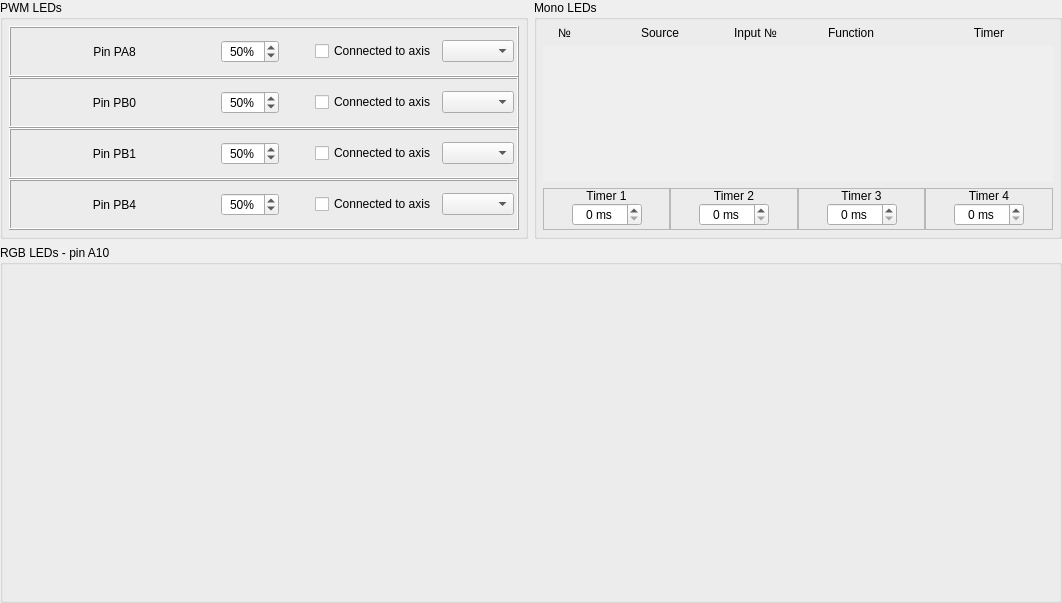
<?xml version="1.0" encoding="UTF-8"?>
<ui version="4.0">
 <class>LedConfig</class>
 <widget class="QWidget" name="LedConfig">
  <property name="geometry">
   <rect>
    <x>0</x>
    <y>0</y>
    <width>1062</width>
    <height>603</height>
   </rect>
  </property>
  <property name="windowTitle">
   <string>Form</string>
  </property>
  <layout class="QGridLayout" name="gridLayout_2" rowstretch="2,3" columnstretch="1,1">
   <property name="leftMargin">
    <number>0</number>
   </property>
   <property name="topMargin">
    <number>0</number>
   </property>
   <property name="rightMargin">
    <number>0</number>
   </property>
   <property name="bottomMargin">
    <number>0</number>
   </property>
   <item row="0" column="0">
    <widget class="QGroupBox" name="groupBox">
     <property name="title">
      <string>PWM LEDs</string>
     </property>
     <layout class="QGridLayout" name="gridLayout_3">
      <property name="leftMargin">
       <number>6</number>
      </property>
      <property name="topMargin">
       <number>6</number>
      </property>
      <property name="rightMargin">
       <number>6</number>
      </property>
      <property name="bottomMargin">
       <number>6</number>
      </property>
      <property name="spacing">
       <number>0</number>
      </property>
      <item row="0" column="0">
       <widget class="QFrame" name="frame_PwmPa8">
        <property name="styleSheet">
         <string notr="true"/>
        </property>
        <property name="frameShape">
         <enum>QFrame::Shape::Box</enum>
        </property>
        <property name="frameShadow">
         <enum>QFrame::Shadow::Raised</enum>
        </property>
        <layout class="QHBoxLayout" name="horizontalLayout_5" stretch="1,0,0,0,0">
         <property name="leftMargin">
          <number>3</number>
         </property>
         <property name="topMargin">
          <number>3</number>
         </property>
         <property name="rightMargin">
          <number>3</number>
         </property>
         <property name="bottomMargin">
          <number>3</number>
         </property>
         <item>
          <widget class="QLabel" name="text_PA8">
           <property name="text">
            <string>Pin PA8</string>
           </property>
           <property name="alignment">
            <set>Qt::AlignmentFlag::AlignCenter</set>
           </property>
          </widget>
         </item>
         <item>
          <widget class="AltSpinBox" name="spinBox_LedPA8">
           <property name="alignment">
            <set>Qt::AlignmentFlag::AlignCenter</set>
           </property>
           <property name="suffix">
            <string notr="true">%</string>
           </property>
           <property name="maximum">
            <number>100</number>
           </property>
           <property name="value">
            <number>50</number>
           </property>
          </widget>
         </item>
         <item>
          <spacer name="horizontalSpacer">
           <property name="orientation">
            <enum>Qt::Orientation::Horizontal</enum>
           </property>
           <property name="sizeHint" stdset="0">
            <size>
             <width>30</width>
             <height>20</height>
            </size>
           </property>
          </spacer>
         </item>
         <item>
          <widget class="QCheckBox" name="checkBox_connectedPA8">
           <property name="text">
            <string>Connected to axis</string>
           </property>
          </widget>
         </item>
         <item>
          <widget class="QComboBox" name="comboBox_axisConPA8"/>
         </item>
        </layout>
       </widget>
      </item>
      <item row="2" column="0">
       <widget class="QFrame" name="frame_PwmPb1">
        <property name="styleSheet">
         <string notr="true"/>
        </property>
        <property name="frameShape">
         <enum>QFrame::Shape::Box</enum>
        </property>
        <property name="frameShadow">
         <enum>QFrame::Shadow::Raised</enum>
        </property>
        <layout class="QHBoxLayout" name="horizontalLayout_3" stretch="1,0,0,0,0">
         <property name="leftMargin">
          <number>3</number>
         </property>
         <property name="topMargin">
          <number>3</number>
         </property>
         <property name="rightMargin">
          <number>3</number>
         </property>
         <property name="bottomMargin">
          <number>3</number>
         </property>
         <item>
          <widget class="QLabel" name="text_PB1">
           <property name="text">
            <string>Pin PB1</string>
           </property>
           <property name="alignment">
            <set>Qt::AlignmentFlag::AlignCenter</set>
           </property>
          </widget>
         </item>
         <item>
          <widget class="AltSpinBox" name="spinBox_LedPB1">
           <property name="alignment">
            <set>Qt::AlignmentFlag::AlignCenter</set>
           </property>
           <property name="suffix">
            <string notr="true">%</string>
           </property>
           <property name="maximum">
            <number>100</number>
           </property>
           <property name="value">
            <number>50</number>
           </property>
          </widget>
         </item>
         <item>
          <spacer name="horizontalSpacer_3">
           <property name="orientation">
            <enum>Qt::Orientation::Horizontal</enum>
           </property>
           <property name="sizeHint" stdset="0">
            <size>
             <width>30</width>
             <height>20</height>
            </size>
           </property>
          </spacer>
         </item>
         <item>
          <widget class="QCheckBox" name="checkBox_connectedPB1">
           <property name="text">
            <string>Connected to axis</string>
           </property>
          </widget>
         </item>
         <item>
          <widget class="QComboBox" name="comboBox_axisConPB1"/>
         </item>
        </layout>
       </widget>
      </item>
      <item row="1" column="0">
       <widget class="QFrame" name="frame_PwmPb0">
        <property name="styleSheet">
         <string notr="true"/>
        </property>
        <property name="frameShape">
         <enum>QFrame::Shape::Box</enum>
        </property>
        <property name="frameShadow">
         <enum>QFrame::Shadow::Raised</enum>
        </property>
        <layout class="QHBoxLayout" name="horizontalLayout_2" stretch="1,0,0,0,0">
         <property name="leftMargin">
          <number>3</number>
         </property>
         <property name="topMargin">
          <number>3</number>
         </property>
         <property name="rightMargin">
          <number>3</number>
         </property>
         <property name="bottomMargin">
          <number>3</number>
         </property>
         <item>
          <widget class="QLabel" name="text_PB0">
           <property name="text">
            <string>Pin PB0</string>
           </property>
           <property name="alignment">
            <set>Qt::AlignmentFlag::AlignCenter</set>
           </property>
          </widget>
         </item>
         <item>
          <widget class="AltSpinBox" name="spinBox_LedPB0">
           <property name="alignment">
            <set>Qt::AlignmentFlag::AlignCenter</set>
           </property>
           <property name="suffix">
            <string notr="true">%</string>
           </property>
           <property name="maximum">
            <number>100</number>
           </property>
           <property name="value">
            <number>50</number>
           </property>
          </widget>
         </item>
         <item>
          <spacer name="horizontalSpacer_2">
           <property name="orientation">
            <enum>Qt::Orientation::Horizontal</enum>
           </property>
           <property name="sizeHint" stdset="0">
            <size>
             <width>30</width>
             <height>20</height>
            </size>
           </property>
          </spacer>
         </item>
         <item>
          <widget class="QCheckBox" name="checkBox_connectedPB0">
           <property name="text">
            <string>Connected to axis</string>
           </property>
          </widget>
         </item>
         <item>
          <widget class="QComboBox" name="comboBox_axisConPB0"/>
         </item>
        </layout>
       </widget>
      </item>
      <item row="3" column="0">
       <widget class="QFrame" name="frame_PwmPb4">
        <property name="frameShape">
         <enum>QFrame::Shape::Box</enum>
        </property>
        <property name="frameShadow">
         <enum>QFrame::Shadow::Raised</enum>
        </property>
        <layout class="QHBoxLayout" name="horizontalLayout_4" stretch="1,0,0,0,0">
         <property name="leftMargin">
          <number>3</number>
         </property>
         <property name="topMargin">
          <number>3</number>
         </property>
         <property name="rightMargin">
          <number>3</number>
         </property>
         <property name="bottomMargin">
          <number>3</number>
         </property>
         <item>
          <widget class="QLabel" name="text_PB4">
           <property name="text">
            <string>Pin PB4</string>
           </property>
           <property name="alignment">
            <set>Qt::AlignmentFlag::AlignCenter</set>
           </property>
          </widget>
         </item>
         <item>
          <widget class="AltSpinBox" name="spinBox_LedPB4">
           <property name="alignment">
            <set>Qt::AlignmentFlag::AlignCenter</set>
           </property>
           <property name="suffix">
            <string notr="true">%</string>
           </property>
           <property name="maximum">
            <number>100</number>
           </property>
           <property name="value">
            <number>50</number>
           </property>
          </widget>
         </item>
         <item>
          <spacer name="horizontalSpacer_4">
           <property name="orientation">
            <enum>Qt::Orientation::Horizontal</enum>
           </property>
           <property name="sizeHint" stdset="0">
            <size>
             <width>30</width>
             <height>20</height>
            </size>
           </property>
          </spacer>
         </item>
         <item>
          <widget class="QCheckBox" name="checkBox_connectedPB4">
           <property name="text">
            <string>Connected to axis</string>
           </property>
          </widget>
         </item>
         <item>
          <widget class="QComboBox" name="comboBox_axisConPB4"/>
         </item>
        </layout>
       </widget>
      </item>
     </layout>
    </widget>
   </item>
   <item row="0" column="1">
    <widget class="QGroupBox" name="groupBox_2">
     <property name="title">
      <string>Mono LEDs</string>
     </property>
     <layout class="QGridLayout" name="gridLayout" columnstretch="0">
      <property name="leftMargin">
       <number>6</number>
      </property>
      <property name="topMargin">
       <number>6</number>
      </property>
      <property name="rightMargin">
       <number>6</number>
      </property>
      <property name="bottomMargin">
       <number>6</number>
      </property>
      <property name="horizontalSpacing">
       <number>6</number>
      </property>
      <item row="0" column="0">
       <layout class="QHBoxLayout" name="horizontalLayout" stretch="1,3,1,3,3">
        <property name="spacing">
         <number>10</number>
        </property>
        <property name="leftMargin">
         <number>0</number>
        </property>
        <property name="topMargin">
         <number>0</number>
        </property>
        <property name="rightMargin">
         <number>0</number>
        </property>
        <property name="bottomMargin">
         <number>0</number>
        </property>
        <item>
         <widget class="QLabel" name="text_number">
          <property name="sizePolicy">
           <sizepolicy hsizetype="Minimum" vsizetype="Preferred">
            <horstretch>0</horstretch>
            <verstretch>0</verstretch>
           </sizepolicy>
          </property>
          <property name="minimumSize">
           <size>
            <width>0</width>
            <height>0</height>
           </size>
          </property>
          <property name="text">
           <string>№</string>
          </property>
          <property name="alignment">
           <set>Qt::AlignmentFlag::AlignCenter</set>
          </property>
         </widget>
        </item>
        <item>
         <widget class="QLabel" name="text_source">
          <property name="text">
           <string>Source</string>
          </property>
          <property name="alignment">
           <set>Qt::AlignmentFlag::AlignCenter</set>
          </property>
         </widget>
        </item>
        <item>
         <widget class="QLabel" name="text_inputNumber">
          <property name="sizePolicy">
           <sizepolicy hsizetype="Preferred" vsizetype="Preferred">
            <horstretch>0</horstretch>
            <verstretch>0</verstretch>
           </sizepolicy>
          </property>
          <property name="minimumSize">
           <size>
            <width>0</width>
            <height>0</height>
           </size>
          </property>
          <property name="text">
           <string>Input №</string>
          </property>
          <property name="alignment">
           <set>Qt::AlignmentFlag::AlignCenter</set>
          </property>
         </widget>
        </item>
        <item>
         <widget class="QLabel" name="text_function">
          <property name="text">
           <string>Function</string>
          </property>
          <property name="alignment">
           <set>Qt::AlignmentFlag::AlignCenter</set>
          </property>
         </widget>
        </item>
        <item>
         <widget class="QLabel" name="label">
          <property name="text">
           <string>Timer</string>
          </property>
          <property name="alignment">
           <set>Qt::AlignmentFlag::AlignCenter</set>
          </property>
         </widget>
        </item>
       </layout>
      </item>
      <item row="1" column="0">
       <widget class="QScrollArea" name="scrollArea">
        <property name="frameShape">
         <enum>QFrame::Shape::NoFrame</enum>
        </property>
        <property name="widgetResizable">
         <bool>true</bool>
        </property>
        <property name="alignment">
         <set>Qt::AlignmentFlag::AlignLeading|Qt::AlignmentFlag::AlignLeft|Qt::AlignmentFlag::AlignTop</set>
        </property>
        <widget class="QWidget" name="scrollAreaWidgetContents">
         <property name="geometry">
          <rect>
           <x>0</x>
           <y>0</y>
           <width>513</width>
           <height>131</height>
          </rect>
         </property>
         <layout class="QVBoxLayout" name="layoutV_LED">
          <property name="spacing">
           <number>0</number>
          </property>
          <property name="leftMargin">
           <number>0</number>
          </property>
          <property name="topMargin">
           <number>0</number>
          </property>
          <property name="rightMargin">
           <number>0</number>
          </property>
          <property name="bottomMargin">
           <number>0</number>
          </property>
         </layout>
        </widget>
       </widget>
      </item>
      <item row="2" column="0">
       <layout class="QHBoxLayout" name="layoutH_Timers">
        <property name="spacing">
         <number>0</number>
        </property>
        <property name="leftMargin">
         <number>0</number>
        </property>
        <property name="topMargin">
         <number>0</number>
        </property>
        <property name="rightMargin">
         <number>0</number>
        </property>
        <property name="bottomMargin">
         <number>0</number>
        </property>
        <item>
         <widget class="QFrame" name="frame_5">
          <property name="frameShape">
           <enum>QFrame::Shape::StyledPanel</enum>
          </property>
          <property name="frameShadow">
           <enum>QFrame::Shadow::Sunken</enum>
          </property>
          <layout class="QGridLayout" name="gridLayout_5" columnstretch="1,1,1">
           <property name="leftMargin">
            <number>1</number>
           </property>
           <property name="topMargin">
            <number>0</number>
           </property>
           <property name="rightMargin">
            <number>1</number>
           </property>
           <property name="bottomMargin">
            <number>3</number>
           </property>
           <property name="horizontalSpacing">
            <number>3</number>
           </property>
           <property name="verticalSpacing">
            <number>0</number>
           </property>
           <item row="1" column="0">
            <spacer name="horizontalSpacer_5">
             <property name="orientation">
              <enum>Qt::Orientation::Horizontal</enum>
             </property>
             <property name="sizeHint" stdset="0">
              <size>
               <width>40</width>
               <height>20</height>
              </size>
             </property>
            </spacer>
           </item>
           <item row="1" column="1">
            <widget class="AltSpinBox" name="spinBox_Timer1">
             <property name="maximumSize">
              <size>
               <width>70</width>
               <height>16777215</height>
              </size>
             </property>
             <property name="alignment">
              <set>Qt::AlignmentFlag::AlignCenter</set>
             </property>
             <property name="suffix">
              <string> ms</string>
             </property>
             <property name="maximum">
              <number>65535</number>
             </property>
            </widget>
           </item>
           <item row="0" column="0" colspan="3">
            <widget class="QLabel" name="text_timer1">
             <property name="text">
              <string>Timer 1</string>
             </property>
             <property name="alignment">
              <set>Qt::AlignmentFlag::AlignCenter</set>
             </property>
            </widget>
           </item>
           <item row="1" column="2">
            <spacer name="horizontalSpacer_9">
             <property name="orientation">
              <enum>Qt::Orientation::Horizontal</enum>
             </property>
             <property name="sizeHint" stdset="0">
              <size>
               <width>40</width>
               <height>20</height>
              </size>
             </property>
            </spacer>
           </item>
          </layout>
         </widget>
        </item>
        <item>
         <widget class="QFrame" name="frame_6">
          <property name="frameShape">
           <enum>QFrame::Shape::StyledPanel</enum>
          </property>
          <property name="frameShadow">
           <enum>QFrame::Shadow::Sunken</enum>
          </property>
          <layout class="QGridLayout" name="gridLayout_6" columnstretch="1,1,1">
           <property name="leftMargin">
            <number>1</number>
           </property>
           <property name="topMargin">
            <number>0</number>
           </property>
           <property name="rightMargin">
            <number>1</number>
           </property>
           <property name="bottomMargin">
            <number>3</number>
           </property>
           <property name="horizontalSpacing">
            <number>3</number>
           </property>
           <property name="verticalSpacing">
            <number>0</number>
           </property>
           <item row="1" column="0">
            <spacer name="horizontalSpacer_6">
             <property name="orientation">
              <enum>Qt::Orientation::Horizontal</enum>
             </property>
             <property name="sizeHint" stdset="0">
              <size>
               <width>40</width>
               <height>20</height>
              </size>
             </property>
            </spacer>
           </item>
           <item row="1" column="1">
            <widget class="AltSpinBox" name="spinBox_Timer2">
             <property name="maximumSize">
              <size>
               <width>70</width>
               <height>16777215</height>
              </size>
             </property>
             <property name="alignment">
              <set>Qt::AlignmentFlag::AlignCenter</set>
             </property>
             <property name="suffix">
              <string> ms</string>
             </property>
             <property name="maximum">
              <number>65535</number>
             </property>
            </widget>
           </item>
           <item row="0" column="0" colspan="3">
            <widget class="QLabel" name="text_timer2">
             <property name="text">
              <string>Timer 2</string>
             </property>
             <property name="alignment">
              <set>Qt::AlignmentFlag::AlignCenter</set>
             </property>
            </widget>
           </item>
           <item row="1" column="2">
            <spacer name="horizontalSpacer_10">
             <property name="orientation">
              <enum>Qt::Orientation::Horizontal</enum>
             </property>
             <property name="sizeHint" stdset="0">
              <size>
               <width>40</width>
               <height>20</height>
              </size>
             </property>
            </spacer>
           </item>
          </layout>
         </widget>
        </item>
        <item>
         <widget class="QFrame" name="frame_7">
          <property name="frameShape">
           <enum>QFrame::Shape::StyledPanel</enum>
          </property>
          <property name="frameShadow">
           <enum>QFrame::Shadow::Sunken</enum>
          </property>
          <layout class="QGridLayout" name="gridLayout_7" columnstretch="1,1,1">
           <property name="leftMargin">
            <number>1</number>
           </property>
           <property name="topMargin">
            <number>0</number>
           </property>
           <property name="rightMargin">
            <number>1</number>
           </property>
           <property name="bottomMargin">
            <number>3</number>
           </property>
           <property name="horizontalSpacing">
            <number>3</number>
           </property>
           <property name="verticalSpacing">
            <number>0</number>
           </property>
           <item row="1" column="0">
            <spacer name="horizontalSpacer_7">
             <property name="orientation">
              <enum>Qt::Orientation::Horizontal</enum>
             </property>
             <property name="sizeHint" stdset="0">
              <size>
               <width>40</width>
               <height>20</height>
              </size>
             </property>
            </spacer>
           </item>
           <item row="1" column="1">
            <widget class="AltSpinBox" name="spinBox_Timer3">
             <property name="maximumSize">
              <size>
               <width>70</width>
               <height>16777215</height>
              </size>
             </property>
             <property name="alignment">
              <set>Qt::AlignmentFlag::AlignCenter</set>
             </property>
             <property name="suffix">
              <string> ms</string>
             </property>
             <property name="maximum">
              <number>65535</number>
             </property>
            </widget>
           </item>
           <item row="0" column="0" colspan="3">
            <widget class="QLabel" name="text_timer3">
             <property name="text">
              <string>Timer 3</string>
             </property>
             <property name="alignment">
              <set>Qt::AlignmentFlag::AlignCenter</set>
             </property>
            </widget>
           </item>
           <item row="1" column="2">
            <spacer name="horizontalSpacer_11">
             <property name="orientation">
              <enum>Qt::Orientation::Horizontal</enum>
             </property>
             <property name="sizeHint" stdset="0">
              <size>
               <width>40</width>
               <height>20</height>
              </size>
             </property>
            </spacer>
           </item>
          </layout>
         </widget>
        </item>
        <item>
         <widget class="QFrame" name="frame_8">
          <property name="frameShape">
           <enum>QFrame::Shape::StyledPanel</enum>
          </property>
          <property name="frameShadow">
           <enum>QFrame::Shadow::Sunken</enum>
          </property>
          <layout class="QGridLayout" name="gridLayout_8" columnstretch="1,1,1">
           <property name="leftMargin">
            <number>1</number>
           </property>
           <property name="topMargin">
            <number>0</number>
           </property>
           <property name="rightMargin">
            <number>1</number>
           </property>
           <property name="bottomMargin">
            <number>3</number>
           </property>
           <property name="horizontalSpacing">
            <number>3</number>
           </property>
           <property name="verticalSpacing">
            <number>0</number>
           </property>
           <item row="1" column="0">
            <spacer name="horizontalSpacer_8">
             <property name="orientation">
              <enum>Qt::Orientation::Horizontal</enum>
             </property>
             <property name="sizeHint" stdset="0">
              <size>
               <width>40</width>
               <height>20</height>
              </size>
             </property>
            </spacer>
           </item>
           <item row="1" column="1">
            <widget class="AltSpinBox" name="spinBox_Timer4">
             <property name="maximumSize">
              <size>
               <width>70</width>
               <height>16777215</height>
              </size>
             </property>
             <property name="alignment">
              <set>Qt::AlignmentFlag::AlignCenter</set>
             </property>
             <property name="suffix">
              <string> ms</string>
             </property>
             <property name="maximum">
              <number>65535</number>
             </property>
            </widget>
           </item>
           <item row="0" column="0" colspan="3">
            <widget class="QLabel" name="text_timer4">
             <property name="text">
              <string>Timer 4</string>
             </property>
             <property name="alignment">
              <set>Qt::AlignmentFlag::AlignCenter</set>
             </property>
            </widget>
           </item>
           <item row="1" column="2">
            <spacer name="horizontalSpacer_12">
             <property name="orientation">
              <enum>Qt::Orientation::Horizontal</enum>
             </property>
             <property name="sizeHint" stdset="0">
              <size>
               <width>40</width>
               <height>20</height>
              </size>
             </property>
            </spacer>
           </item>
          </layout>
         </widget>
        </item>
       </layout>
      </item>
     </layout>
    </widget>
   </item>
   <item row="1" column="0" colspan="2">
    <widget class="QGroupBox" name="groupBox_3">
     <property name="title">
      <string>RGB LEDs - pin A10</string>
     </property>
     <layout class="QHBoxLayout" name="layoutH_RGB">
      <property name="leftMargin">
       <number>0</number>
      </property>
      <property name="topMargin">
       <number>0</number>
      </property>
      <property name="rightMargin">
       <number>0</number>
      </property>
      <property name="bottomMargin">
       <number>0</number>
      </property>
     </layout>
    </widget>
   </item>
  </layout>
 </widget>
 <customwidgets>
  <customwidget>
   <class>AltSpinBox</class>
   <extends>QSpinBox</extends>
   <header>altspinbox.h</header>
  </customwidget>
 </customwidgets>
 <resources/>
 <connections/>
</ui>
